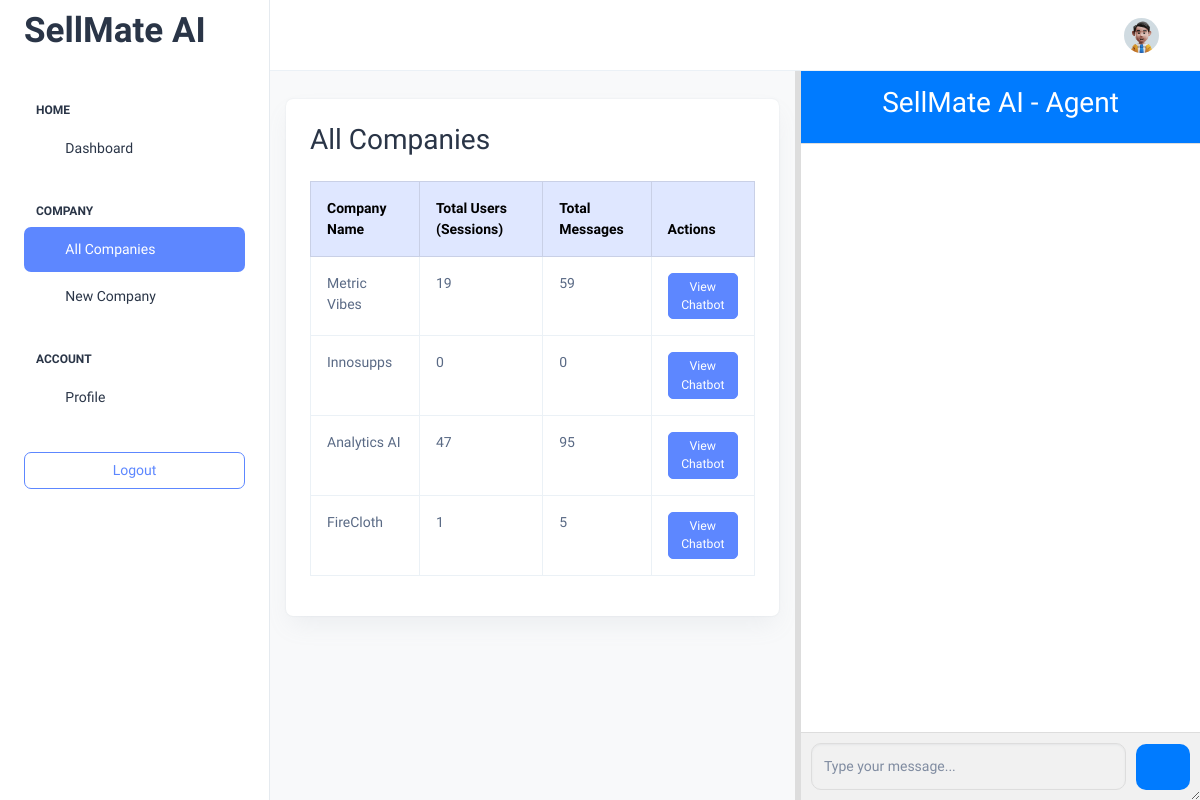
/companies/, run on the app's committed database.
### chatbot/models.py (models this page shows, shortened)
class Company(models.Model):
    name = models.CharField(max_length=255, unique=True)  # Company name
    system_instruction = models.TextField()  # System instruction for the chatbot

### chatbot/views.py (the view)
# urls.py: path('companies/', views.companies, name='companies'),
def companies(request):
    companies = Company.objects.annotate(
        total_sessions=Count(
            "chathistory__session_id", distinct=True
        ),  # Total unique sessions
        total_messages=Count("chathistory"),  # Total messages
    )
    return render(request, "chatbot/companies.html", {"companies": companies})

### chatbot/templates/chatbot/companies.html (shortened to what this page needs)
<!DOCTYPE html>
<html lang="en">
  {% load static %}
  {% include 'chatbot/include/head.html' %}
  <body>
    <div class="page-wrapper" id="main-wrapper" data-layout="vertical" data-navbarbg="skin6" data-sidebartype="full" data-sidebar-position="fixed" data-header-position="fixed">
      {% include 'chatbot/include/aside.html' %}
      <div class="body-wrapper">
        {% include 'chatbot/include/header.html' %}
        <div class="main-container">
          <div class="left-column">
            <div class="row p-2">
              <div class="card p-4">
                <h2 class="mb-4">All Companies</h2>
                <table class="table table-bordered table-hover">
                  <thead class="table-primary">
                    <tr>
                      <th>Company Name</th>
                      <th>Total Users (Sessions)</th>
                      <th>Total Messages</th>
                      <th>Actions</th>
                    </tr>
                  </thead>
                  <tbody>
                    {% for company in companies %}
                      <tr onclick="window.location.href='{% url 'company_sessions' company.id %}'" style="cursor: pointer;">
                        <td>{{ company.name }}</td>
                        <td>{{ company.total_sessions }}</td>
                        <td>{{ company.total_messages }}</td>
                        <td>
                          <a href="{% url 'home' company.name %}" class="btn btn-sm btn-primary">View Chatbot</a>
                        </td>
                      </tr>
                    {% empty %}
                      <tr>
                        <td colspan="4" class="text-center text-muted">No companies found</td>
                      </tr>
                    {% endfor %}
                  </tbody>
                </table>
              </div>
            </div>
          </div>
          {% include 'chatbot/include/main-sellmate.html' %}
        </div>
      </div>
    </div>
  </body>
</html>

### chatbot/templates/chatbot/include/head.html (style rules this page uses)
.main-container { display: flex; height: 100vh; overflow: hidden; padding-top: calc(70px + 1px); }
.left-column { flex: 1; overflow-y: auto; padding: 20px; background-color: #f8f9fa; }

### data on the page
Company: name "Metric Vibes", total_sessions "19", total_messages "59"
Company: name "Innosupps", total_sessions "0", total_messages "0"
Company: name "Analytics AI", total_sessions "47", total_messages "95"
Company: name "FireCloth", total_sessions "1", total_messages "5"
